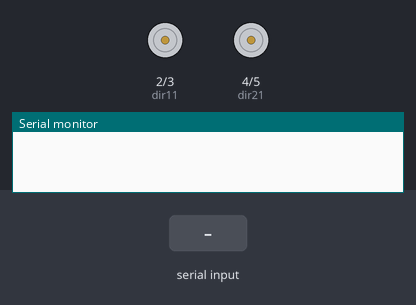
Bench run of a sketch on a simulated Arduino Uno, built with avr-gcc and run on an emulated ATmega328P. Parts: motor-driver pin pairs drawn as motors (green arrow = first pin HIGH = forward, orange = second pin HIGH = backward, longer = more drive), the last lines printed to the serial monitor. Inputs (shaded band) come from the test bench.

Above: at 1.2 s.
1.3 s: "F" received over Serial
At 2.0 s:
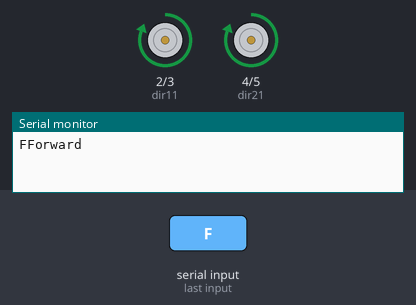
2.8 s: "B" received over Serial
At 3.1 s:
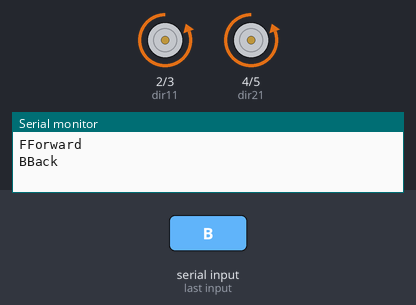
4.3 s: "R" received over Serial
At 5.4 s:
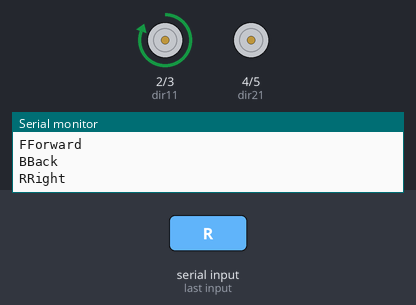
5.8 s: "1" received over Serial
At 6.6 s:
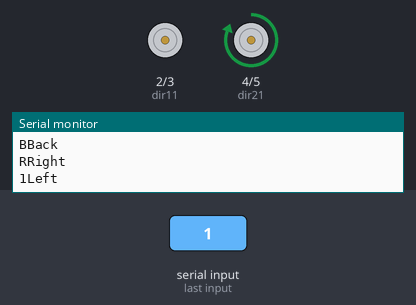
Timing chart, 0 to 8.3 s (numbered marks = the images above; inputs shaded):
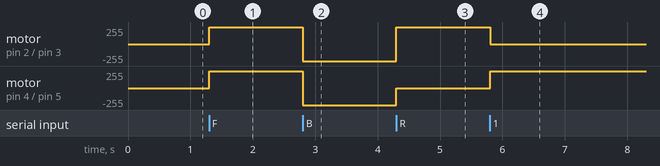

Measured:
- after the input at 1.3 s, motor on pin 2 (dir11) / pin 3 (dir12), motor on pin 4 (dir21) / pin 5 (dir22): stopped → forward 255/255 at once
- after the input at 2.8 s, motor on pin 2 (dir11) / pin 3 (dir12), motor on pin 4 (dir21) / pin 5 (dir22): forward 255/255 → backward 255/255 at once
- after the input at 4.3 s, motor on pin 2 (dir11) / pin 3 (dir12): backward 255/255 → forward 255/255 at once; motor on pin 4 (dir21) / pin 5 (dir22): backward 255/255 → stopped at once
- after the input at 5.8 s, motor on pin 2 (dir11) / pin 3 (dir12): forward 255/255 → stopped at once; motor on pin 4 (dir21) / pin 5 (dir22): stopped → forward 255/255 at once

The sketch:

Bluetooth_controlled_car.ino
```cpp
  #define dir11 2
  #define dir12 3
  #define dir21 4
  #define dir22 5
void setup() {
  Serial.begin(9600);
  pinMode(dir11,OUTPUT);
  pinMode(dir12,OUTPUT);// put your setup code here, to run once:
pinMode(dir21,OUTPUT);
pinMode(dir22,OUTPUT);
}
void m1Forward()
{
  digitalWrite(dir11,HIGH);
  digitalWrite(dir12,LOW);
}
void m1Stop()
{
  digitalWrite(dir11,LOW);
  digitalWrite(dir12,LOW);
}
void m1Backward()
{
  digitalWrite(dir11,LOW);
  digitalWrite(dir12,HIGH);
}
void m2Forward()
{
  digitalWrite(dir21,HIGH);
 digitalWrite(dir22,LOW);
}
void m2Stop()
{
  digitalWrite(dir21,LOW);
  digitalWrite(dir22,LOW);
}
void m2Backward()
{
  digitalWrite(dir21,LOW);
  digitalWrite(dir22,HIGH);
}

void loop()
{
  while(Serial.available()==0);
  char val=Serial.read();
  Serial.print(val);

  if(val=='F')
  {
    Serial.println("Forward");
    m1Forward();
    m2Forward();
  }
  else if(val=='B')
  {

    Serial.println("Back");
    m1Backward();
    m2Backward();
  }
  else if(val=='R')
  {
    Serial.println("Right");
    m1Forward();
    m2Stop();
  }
  else if(val='L')
  {
    Serial.println("Left");
    m1Stop();
    m2Forward();
  }
  else
  {
    Serial.println("INVALID!!!!!!");
    m1Stop();
    m2Stop();

  }
  // put your main code here, to run repeatedly:

}
```
